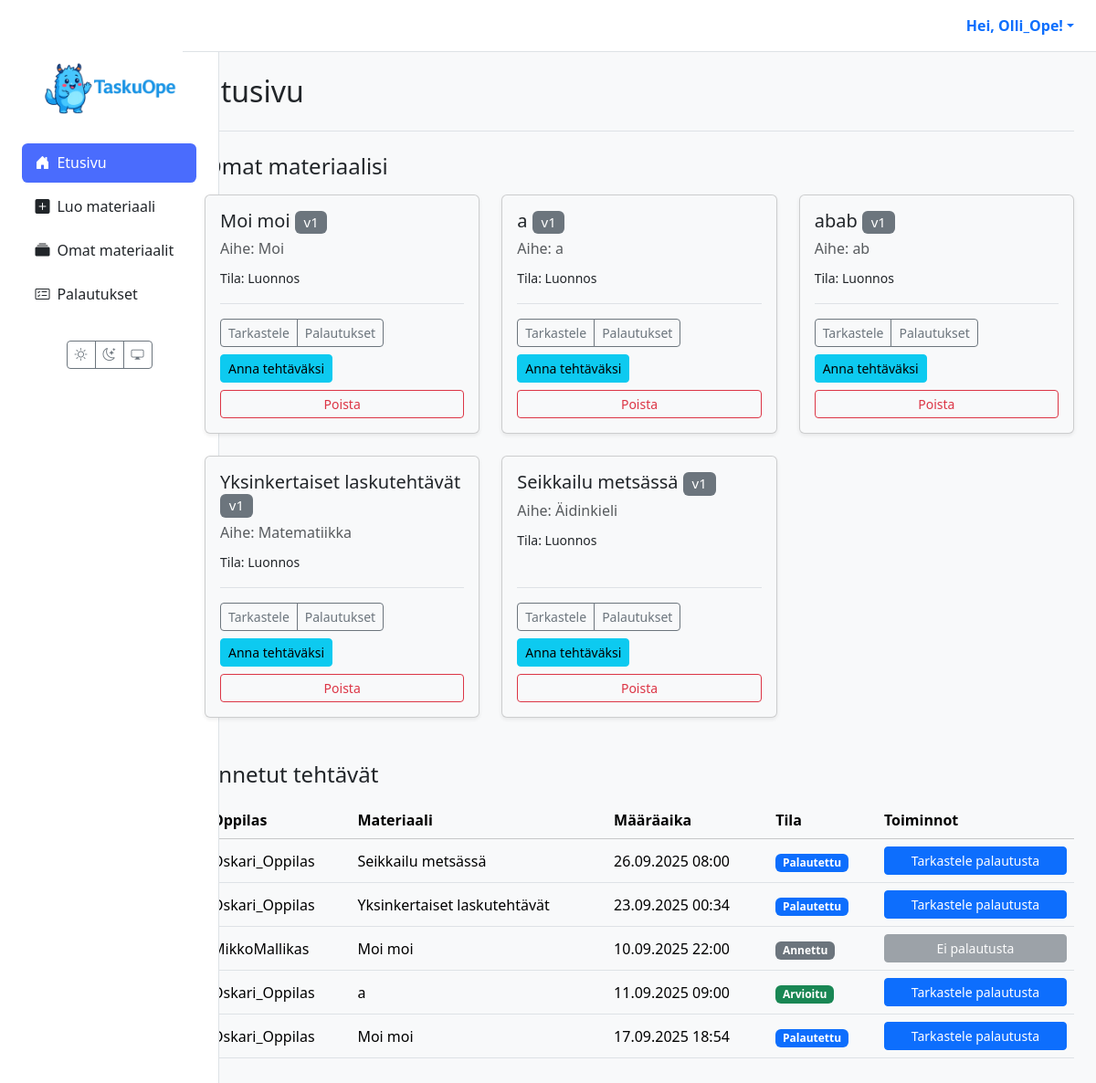
/ (signed in), run on the app's committed database.
### users/models.py (models this page shows)
class CustomUser(AbstractUser):
    class Role(models.TextChoices):
        TEACHER = 'TEACHER', 'Teacher'
        STUDENT = 'STUDENT', 'Student'
    role = models.CharField(max_length=50, choices=Role.choices)

### materials/models.py (models this page shows, shortened)
class Material(models.Model):
    class MaterialType(models.TextChoices):
        TASK = 'tehtävä', _('Tehtävä')
        LEARNING_MATERIAL = 'oppimateriaali', _('Oppimateriaali')
        TEST = 'testi', _('Testi')
        EXAM = 'koe', _('Koe')
        VIDEO = 'video', _('Video')
        GAME = 'peli', _('Peli')
    class Status(models.TextChoices):
        DRAFT = 'DRAFT', _('Luonnos')
        PENDING_APPROVAL = 'PENDING', _('Odottaa hyväksyntää')
        APPROVED = 'APPROVED', _('Hyväksytty')
        REJECTED = 'REJECTED', _('Hylätty')
    GRADE_CHOICES = [(str(i), f"{i}. luokka") for i in range(1, 10)]
    id = models.UUIDField(primary_key=True, default=uuid.uuid4, editable=False)
    title = models.CharField(max_length=255, verbose_name=_("Otsikko"))
    content = models.TextField(
        verbose_name=_("Sisältö"),
        help_text=_("Raakasisältö, esim. AI:n tuottama teksti.")
    )
    structured_content = models.JSONField(
        null=True,
        blank=True,
        verbose_name=_("Jäsennelty sisältö"),
        help_text=_("Esim. monivalinnat tai tehtävän rakenne JSON-muodossa.")
    )
    material_type = models.CharField(
        max_length=50,
        choices=MaterialType.choices,
        default=MaterialType.TASK,
        verbose_name=_("Materiaalin tyyppi"),
    )
    subject = models.CharField(max_length=100, null=True, blank=True, verbose_name=_("Aine"))
    grade_level = models.CharField(
        max_length=20,
        choices=GRADE_CHOICES,
        null=True,
        blank=True,
        verbose_name=_("Luokka-aste"),
    )
    audience = models.JSONField(
        null=True,
        blank=True,
        verbose_name=_("Kohderyhmä"),
        help_text=_("Esim. {'learning_styles': ['visuaalinen'], 'languages': ['fi']}")
    )
    author = models.ForeignKey(
        settings.AUTH_USER_MODEL,
        related_name='authored_materials',
        on_delete=models.CASCADE,
        limit_choices_to={'role': 'TEACHER'},
        verbose_name=_("Tekijä (opettaja)"),
    )
    prompt = models.ForeignKey(
        Prompt,
        on_delete=models.SET_NULL,
        null=True,
        blank=True,
        verbose_name=_("Kehoite"),
    )
    status = models.CharField(
        max_length=50,
        choices=Status.choices,
        default=Status.DRAFT,
        verbose_name=_("Tila"),
    )
    version = models.IntegerField(default=1, verbose_name=_("Versio"))
    parent = models.ForeignKey(
        'self',
        on_delete=models.SET_NULL,
        null=True,
        blank=True,
        related_name='versions',
        verbose_name=_("Edellinen versio"),
    )
    created_at = models.DateTimeField(auto_now_add=True, verbose_name=_("Luotu"))
    updated_at = models.DateTimeField(auto_now=True, verbose_name=_("Päivitetty"))
    class Meta:
        verbose_name = _("Materiaali")
        verbose_name_plural = _("Materiaalit")

class Assignment(models.Model):
    class Status(models.TextChoices):
        ASSIGNED = "ASSIGNED", _("Annettu")
        IN_PROGRESS = "IN_PROGRESS", _("Kesken")
        SUBMITTED = "SUBMITTED", _("Palautettu")
        GRADED = "GRADED", _("Arvioitu")
    id = models.UUIDField(primary_key=True, default=uuid.uuid4, editable=False)
    material = models.ForeignKey(Material, on_delete=models.CASCADE, verbose_name=_("Materiaali"))
    student = models.ForeignKey(
        settings.AUTH_USER_MODEL,
        related_name='assignments',
        on_delete=models.CASCADE,
        limit_choices_to={'role': 'STUDENT'},
        verbose_name=_("Oppilas"),
    )
    assigned_by = models.ForeignKey(
        settings.AUTH_USER_MODEL,
        related_name='assigned_tasks',
        on_delete=models.CASCADE,
        limit_choices_to={'role': 'TEACHER'},
        verbose_name=_("Antanut opettaja"),
    )
    due_at = models.DateTimeField(null=True, blank=True, verbose_name=_("Määräaika"))
    status = models.CharField(max_length=20, choices=Status.choices, default=Status.ASSIGNED, verbose_name=_("Tila"))
    draft_response = models.TextField(blank=True, null=True, verbose_name=_("Luonnosvastaus"))
    created_at = models.DateTimeField(auto_now_add=True, verbose_name=_("Luotu"))
    class Meta:
        constraints = [
            models.UniqueConstraint(fields=['material', 'student'], name='unique_assignment_per_student'),
        ]
        indexes = [
            models.Index(fields=['status']),
            models.Index(fields=['due_at']),
            models.Index(fields=['student']),
            models.Index(fields=['assigned_by']),
        ]
        verbose_name = _("Tehtävänanto")
        verbose_name_plural = _("Tehtävänannot")

### materials/views.py (the view, shortened to what this page needs)
# urls.py: path("", views.dashboard_view, name='dashboard'),
@login_required(login_url='kirjaudu')
def dashboard_view(request):
    user = request.user
    if user.role == 'TEACHER':
        materials = Material.objects.filter(author=user)
        assignments = (
            Assignment.objects
            .filter(assigned_by=user)
            .select_related('material', 'student')
            .order_by('-created_at')
        )
        context = {'materials': materials, 'assignments': assignments}
        return render(request, 'dashboard/teacher.html', context)
    return redirect('kirjaudu')

### templates/dashboard/teacher.html (shortened to what this page needs)
{% extends 'partials/base.html' %}
{% load static %}
{% block extra_css %}
<link rel="stylesheet" href="{% static 'css/tasks.css' %}">
{% endblock %}
{% block content %}
<div class="container-fluid">
  <div class="mb-4 border-bottom pb-3">
    <h1 class="h2">Etusivu</h1>
  </div>
  <section class="materials-list mb-5">
    <h2 class="h4 mb-3">Omat materiaalisi</h2>
    <div class="row row-cols-1 row-cols-md-2 row-cols-xl-3 g-4">
      {% for m in materials %}
      <div class="col">
        <div class="card h-100 shadow-sm">
          <div class="card-body d-flex flex-column">
            <h5 class="card-title">
              {{ m.title }} <span class="badge bg-secondary fw-normal">v{{ m.version }}</span>
            </h5>
            <p class="card-subtitle mb-2 text-muted">Aihe: {{ m.subject|default:'Ei määritelty' }}</p>
            <p class="card-text"><small>Tila: {{ m.get_status_display }}</small></p>
            <div class="mt-auto pt-3 border-top">
              <div class="d-flex justify-content-between align-items-center flex-wrap gap-2">
                <div class="btn-group">
                  <a class="btn btn-sm btn-outline-secondary" href="{% url 'material_detail' material_id=m.id %}">Tarkastele</a>
                  <a class="btn btn-sm btn-outline-secondary" href="{% url 'view_submissions' material_id=m.id %}">Palautukset</a>
                </div>
                <a class="btn btn-sm btn-info" href="{% url 'assign_material' material_id=m.id %}">Anna tehtäväksi</a>
              </div>
              <div class="d-grid mt-2">
                <button type="button"
                        class="btn btn-sm btn-outline-danger"
                        data-bs-toggle="modal"
                        data-bs-target="#confirmDeleteModal"
                        data-title="{{ m.title }}"
                        data-action="{% url 'delete_material' material_id=m.id %}">
                  Poista
                </button>
              </div>
            </div>
          </div>
        </div>
      </div>
      {% endfor %}
    </div>
  </section>
  <section class="assignments-list" id="annetut-tehtavat">
    <h2 class="h4 mb-3">Annetut tehtävät</h2>
    <table class="table table-hover align-middle tasks">
      <thead class="table-light">
        <tr>
          <th scope="col">Oppilas</th>
          <th scope="col">Materiaali</th>
          <th scope="col">Määräaika</th>
          <th scope="col">Tila</th>
          <th scope="col">Toiminnot</th>
        </tr>
      </thead>
      <tbody>
        {% for assignment in assignments %}
        <tr>
          <td data-label="Oppilas">{{ assignment.student.get_full_name|default:assignment.student.username }}</td>
          <td data-label="Materiaali">{{ assignment.material.title }}</td>
          <td data-label="Määräaika">{{ assignment.due_at|date:"d.m.Y H:i"|default:"-" }}</td>
          <td data-label="Tila">
            <span class="badge
              {% if assignment.status == 'GRADED' %}bg-success
              {% elif assignment.status == 'SUBMITTED' %}bg-primary
              {% elif assignment.status == 'IN_PROGRESS' %}bg-warning text-dark
              {% else %}bg-secondary{% endif %}">
              {{ assignment.get_status_display }}
            </span>
          </td>
          <td data-label="Toiminnot">
            {% with sub=assignment.submissions.last %}
              {% if sub %}
                <a class="btn btn-sm btn-primary w-100" href="{% url 'grade_submission' submission_id=sub.id %}">
                  Tarkastele palautusta
                </a>
              {% else %}
                <button class="btn btn-sm btn-secondary w-100" disabled>Ei palautusta</button>
              {% endif %}
            {% endwith %}
          </td>
        </tr>
        {% empty %}
        <tr>
          <td colspan="5" class="text-center">
            <div class="alert alert-secondary mb-0">Et ole vielä antanut yhtään tehtävää.</div>
          </td>
        </tr>
        {% endfor %}
      </tbody>
    </table>
  </section>
</div>
{% endblock %}

### templates/partials/base.html (shortened to what this page needs)
{% load static %}
<!DOCTYPE html>
<html lang="fi" data-bs-theme="light">
<head>
  <link href="https://cdn.jsdelivr.net/npm/bootstrap@5.3.2/dist/css/bootstrap.min.css" rel="stylesheet">
  <link rel="stylesheet" href="https://cdn.jsdelivr.net/npm/bootstrap-icons@1.11.3/font/bootstrap-icons.min.css">
  <link rel="stylesheet" href="{% static 'css/style.css' %}">
  {% block extra_css %}{% endblock %}
</head>
<body>
  <div class="container-fluid">
    <div class="row g-0">
      <aside class="col-lg-2 d-none d-lg-flex sidebar position-fixed flex-column h-100">
        <div class="flex-column w-100">
          <a href="{% url 'dashboard' %}" class="px-3 pt-3 d-block">
            <img src="{% static 'images/logo1.png' %}" alt="TaskuOpe Logo" class="img-fluid">
          </a>
          {% with nm=request.resolver_match.url_name %}
          <nav class="nav nav-pills flex-column mb-4 px-2">
            <a href="{% url 'dashboard' %}" class="nav-link {% if nm == 'dashboard' %}active{% endif %}">
              <i class="bi bi-house-door-fill me-2"></i>Etusivu
            </a>
            {% if request.user.is_authenticated and request.user.role == 'STUDENT' %}
              <a href="{% url 'student_assignments' %}" class="nav-link {% if nm == 'student_assignments' %}active{% endif %}">
                <i class="bi bi-list-check me-2"></i>Omat tehtävät
              </a>
              <a href="{% url 'student_grades' %}" class="nav-link {% if nm == 'student_grades' %}active{% endif %}">
                <i class="bi bi-award me-2"></i>Palautukset & arvioinnit
              </a>
            {% elif request.user.is_authenticated and request.user.role == 'TEACHER' %}
              <a href="{% url 'create_material' %}" class="nav-link {% if nm == 'create_material' %}active{% endif %}">
                <i class="bi bi-plus-square-fill me-2"></i>Luo materiaali
              </a>
              <a href="{% url 'material_list' %}" class="nav-link {% if nm == 'material_list' %}active{% endif %}">
                <i class="bi bi-collection-fill me-2"></i>Omat materiaalit
              </a>
              <a href="{% url 'view_all_submissions' %}" class="nav-link {% if nm == 'view_all_submissions' %}active{% endif %}">
                <i class="bi bi-card-checklist me-2"></i>Palautukset
              </a>
            {% endif %}
          </nav>
          {% endwith %}
          <div class="mt-auto text-center pb-3">
            <div class="btn-group">
              <button id="theme-light" class="btn btn-outline-secondary btn-sm" aria-label="Vaalea teema"><i class="bi bi-sun"></i></button>
              <button id="theme-dark" class="btn btn-outline-secondary btn-sm" aria-label="Tumma teema"><i class="bi bi-moon-stars"></i></button>
              <button id="theme-system" class="btn btn-outline-secondary btn-sm" aria-label="Järjestelmän teema"><i class="bi bi-display"></i></button>
            </div>
          </div>
        </div>
      </aside>
      <main class="col-lg-10 ms-auto main-content">
        <header class="main-header d-none d-lg-flex justify-content-end align-items-center px-4 py-3">
          <div class="dropdown">
            <a href="#" class="d-flex align-items-center text-decoration-none dropdown-toggle" data-bs-toggle="dropdown">
              <strong>Hei, {{ user.get_full_name|default:user.username }}!</strong>
            </a>
          </div>
        </header>
        <div class="p-4">
          {% block content %}{% endblock %}
        </div>
      </main>
    </div>
  </div>
</body>
</html>

### TaskuOpe/static/css/style.css (style rules this page uses)
[data-bs-theme="light"] { --bg-color: #f8f9fa; --card-bg-color: #ffffff; --text-color: #212529; --border-color: #dee2e6; --bs-body-bg: var(--bg-color); --bs-body-color: var(--text-color); --bs-border-color: var(--border-color); --bs-card-bg: var(--card-bg-color); }
.sidebar { background-color: var(--card-bg-color); border-right: 1px solid var(--border-color); min-height: 100vh; width: 240px; padding: 1.5rem 1rem; display: flex; flex-direction: column; }
.sidebar .nav-link { color: var(--text-color); font-weight: 500; padding: 0.6rem 0.9rem; border-radius: 0.4rem; margin-bottom: 0.3rem; transition: background 0.2s; }
.sidebar .nav-link.active { background-color: #4a6cfd; color: #fff; }
.main-header { background-color: var(--card-bg-color); color: var(--text-color); border-bottom: 1px solid var(--border-color); padding: 0.75rem 1.5rem; }
.card { max-width: 100%; box-sizing: border-box; }
.card { transition: transform .12s ease, box-shadow .12s ease; }
@media (min-width: 992px) { .row > .sidebar { width: 240px; } }
@media (min-width: 992px) { main.main-content { margin-left: 240px; padding-left: 0; } }
:root { --sidebar-w: 240px; }
@media (min-width: 992px) { .container-fluid { padding-left: 0; padding-right: 0; } }
@media (min-width: 992px) { .sidebar { top: 0; left: 0; width: var(--sidebar-w); } }
@media (min-width: 992px) { main.main-content { margin-left: var(--sidebar-w); } }
@media (min-width: 992px) { .main-header { position: sticky; top: 0; z-index: 1030; } }

### TaskuOpe/static/css/tasks.css (style rules this page uses)
.tasks { width: 100%; }

### data on the page
CustomUser: get_full_name "Olli_Ope"
Material: title "Moi moi", version "1", subject "Moi", status "Luonnos"
Material: title "a", version "1", subject "a", status "Luonnos"
Material: title "abab", version "1", subject "ab", status "Luonnos"
Material: title "Yksinkertaiset laskutehtävät", version "1", subject "Matematiikka", status "Luonnos"
Material: title "Seikkailu metsässä", version "1", subject "Äidinkieli", status "Luonnos"
Assignment: student.get_full_name "Oskari_Oppilas", material "Seikkailu metsässä", due_at "26.09.2025 08:00", status "Palautettu", shows "Tarkastele palautusta"
Assignment: student.get_full_name "Oskari_Oppilas", material "Yksinkertaiset laskutehtävät", due_at "23.09.2025 00:34", status "Palautettu", shows "Tarkastele palautusta"
Assignment: student.get_full_name "MikkoMallikas", material "Moi moi", due_at "10.09.2025 22:00", status "Annettu", shows "Ei palautusta"
Assignment: student.get_full_name "Oskari_Oppilas", material "a", due_at "11.09.2025 09:00", status "Arvioitu", shows "Tarkastele palautusta"
Assignment: student.get_full_name "Oskari_Oppilas", material "Moi moi", due_at "17.09.2025 18:54", status "Palautettu", shows "Tarkastele palautusta"
